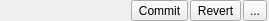
<?xml version="1.0" encoding="UTF-8"?>
<ui version="4.0">
 <class>Actions</class>
 <widget class="QWidget" name="Actions">
  <property name="geometry">
   <rect>
    <x>0</x>
    <y>0</y>
    <width>269</width>
    <height>20</height>
   </rect>
  </property>
  <property name="sizePolicy">
   <sizepolicy hsizetype="Preferred" vsizetype="Fixed">
    <horstretch>0</horstretch>
    <verstretch>0</verstretch>
   </sizepolicy>
  </property>
  <property name="maximumSize">
   <size>
    <width>16777215</width>
    <height>24</height>
   </size>
  </property>
  <property name="windowTitle">
   <string notr="true">Form</string>
  </property>
  <layout class="QHBoxLayout" name="horizontalLayout">
   <property name="spacing">
    <number>2</number>
   </property>
   <property name="leftMargin">
    <number>0</number>
   </property>
   <property name="topMargin">
    <number>0</number>
   </property>
   <property name="rightMargin">
    <number>2</number>
   </property>
   <property name="bottomMargin">
    <number>0</number>
   </property>
   <item>
    <spacer name="horizontalSpacer">
     <property name="orientation">
      <enum>Qt::Horizontal</enum>
     </property>
     <property name="sizeHint" stdset="0">
      <size>
       <width>40</width>
       <height>18</height>
      </size>
     </property>
    </spacer>
   </item>
   <item>
    <widget class="QToolButton" name="commitButton">
     <property name="toolTip">
      <string>Saves your changes.</string>
     </property>
     <property name="text">
      <string>Commit</string>
     </property>
    </widget>
   </item>
   <item>
    <widget class="QToolButton" name="revertButton">
     <property name="toolTip">
      <string>Reverts back your unsaved changes.</string>
     </property>
     <property name="text">
      <string>Revert</string>
     </property>
    </widget>
   </item>
   <item>
    <widget class="QToolButton" name="toolButton">
     <property name="text">
      <string notr="true">...</string>
     </property>
     <property name="popupMode">
      <enum>QToolButton::InstantPopup</enum>
     </property>
    </widget>
   </item>
  </layout>
 </widget>
 <resources/>
 <connections/>
</ui>
